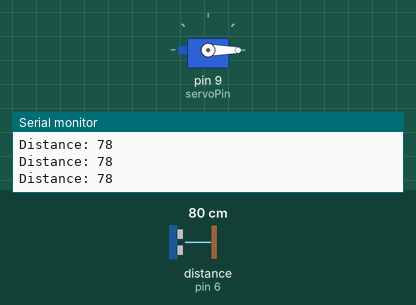
This sketch was run on a simulated Arduino Uno, built with avr-gcc and run on an emulated ATmega328P. Shown: servo, the last lines printed to the serial monitor. Wiring (inferred from the names in the program): ultrasonic range finder: trigger pin 7; echo pin 6. The inputs (shaded band) are chosen by the test bench; at power-on: distance to the obstacle (sensor on pin 6) 80 cm. The echo pulse lasts 58.3 µs per cm.

Above: at 1.3 s.
1.4 s: distance to the obstacle (sensor on pin 6) set to 35 cm
2.9 s: distance to the obstacle (sensor on pin 6) set to 29 cm
At 3.4 s:
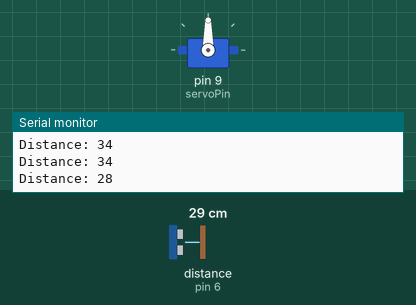
4.5 s: distance to the obstacle (sensor on pin 6) set to 60 cm
At 5.9 s:
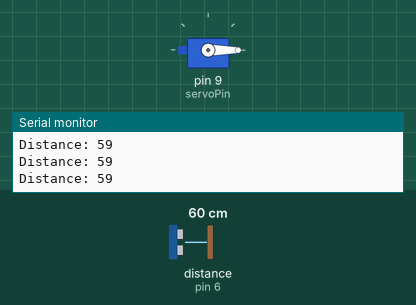
7.0 s: distance to the obstacle (sensor on pin 6) set to 2 cm
At 7.4 s:
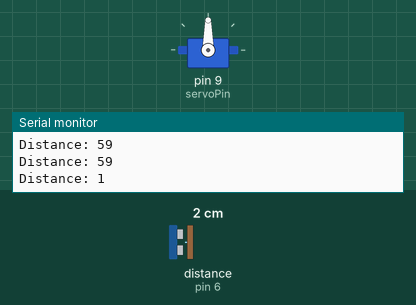
Timing chart, 0 to 9.5 s (numbered marks = the images above; inputs shaded):
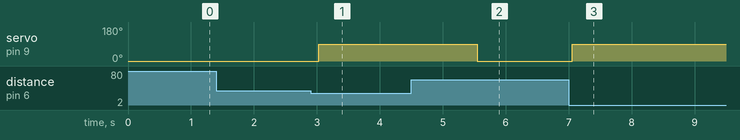

The sketch:

code_thung_rac.ino
```cpp
#include <Servo.h>

const int trigPin = 7;
const int echoPin = 6;
const int servoPin = 9;

Servo myServo;

long duration;
int distance;

int openAngle = 90;
int closeAngle = 0;

unsigned long objectRemovedTime = 0;
bool objectDetected = false;

void setup() {
  pinMode(trigPin, OUTPUT);
  pinMode(echoPin, INPUT);

  myServo.attach(servoPin);
  myServo.write(closeAngle);

  Serial.begin(9600);
}

void loop() {
  digitalWrite(trigPin, LOW);
  delayMicroseconds(2);
  digitalWrite(trigPin, HIGH);
  delayMicroseconds(10);
  digitalWrite(trigPin, LOW);

  duration = pulseIn(echoPin, HIGH);

  distance = duration * 0.034 / 2;

  Serial.print("Distance: ");
  Serial.println(distance);

  if (distance <= 30) {
    myServo.write(openAngle);
    objectDetected = true;
  } else if (objectDetected) {
    objectRemovedTime = millis();
    objectDetected = false;
  }

  if (!objectDetected && (millis() - objectRemovedTime >= 1000)) {
    myServo.write(closeAngle);
  }

  delay(500);
}
```

Measured:
- the behaviour switches between 32 and 31 cm on distance to the obstacle (sensor on pin 6) (found by bisection; images 0 and 1)
- after the input at 2.9 s, servo on pin 9 (servoPin): 0° → 90° after 0.13 s
- after the input at 4.5 s, servo on pin 9 (servoPin): 90° → 0° after 1.0 s
- after the input at 7.0 s, servo on pin 9 (servoPin): 0° → 90° after 0.05 s
